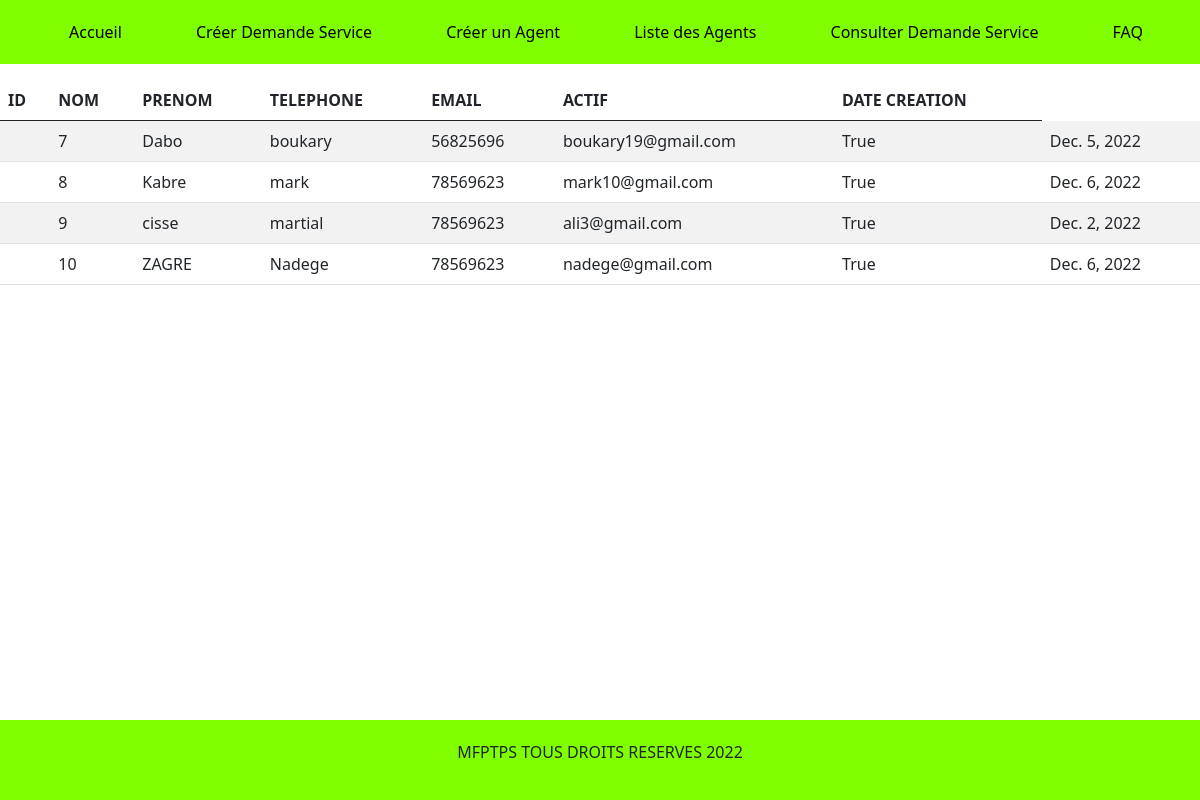
Page /personneDetail/ on the committed database.
### Agent/models.py (models this page shows)
class Personne(models.Model):
    nom=models.CharField(max_length=10)
    prenom=models.CharField(max_length=40)
    telephone=models.IntegerField()
    email=models.EmailField()
    actif=models.BooleanField(default=False)
    dateCreation=models.fields.DateField()

### gestion/views.py (the view)
# urls.py: path('personneDetail/',views.personne_detail,name='detail'),
def personne_detail(request):
    personne=Personne.objects.all()
    return render(request,'agent.html',{'personne':personne})

### Agent/templates/agent.html
{% extends 'base.html' %}
{% block content %}
<table class="table table-striped">
    <thead>
      <tr>
        <th scope="col">ID</th>
        <th scope="col">NOM</th>
        <th scope="col">PRENOM</th>
        <th scope="col">TELEPHONE</th>
        <th scope="col">EMAIL</th>
        <th scope="col">ACTIF</th>
        <th scope="col">DATE CREATION</th>
      </tr>
    </thead>
    <tbody>
      {% for cpt in personne %}
      <tr>
        <th scope="col"></th>
        <td>{{cpt.id}}</td>
        <td>{{cpt.nom}}</td>
        <td>{{cpt.prenom}}</td>
        <td>{{cpt.telephone}}</td>
        <td>{{cpt.email}} </td>
        <td>{{cpt.actif}} </td>
        <td>{{cpt.dateCreation}}</td>
      </tr>
      {% endfor %}
    </tbody>
  </table>
  {% include 'footer.html' %}
{% endblock %}

### Agent/static/Agent/style.css (style rules this page uses)
* { margin:0; padding: 0; }

### rows in the picture
Personne: id "7", nom "Dabo", prenom "boukary", telephone "56825696", email "boukary19@gmail.com", actif "True", dateCreation "Dec. 5, 2022"
Personne: id "8", nom "Kabre", prenom "mark", telephone "78569623", email "mark10@gmail.com", actif "True", dateCreation "Dec. 6, 2022"
Personne: id "9", nom "cisse", prenom "martial", telephone "78569623", email "ali3@gmail.com", actif "True", dateCreation "Dec. 2, 2022"
Personne: id "10", nom "ZAGRE", prenom "Nadege", telephone "78569623", email "nadege@gmail.com", actif "True", dateCreation "Dec. 6, 2022"
